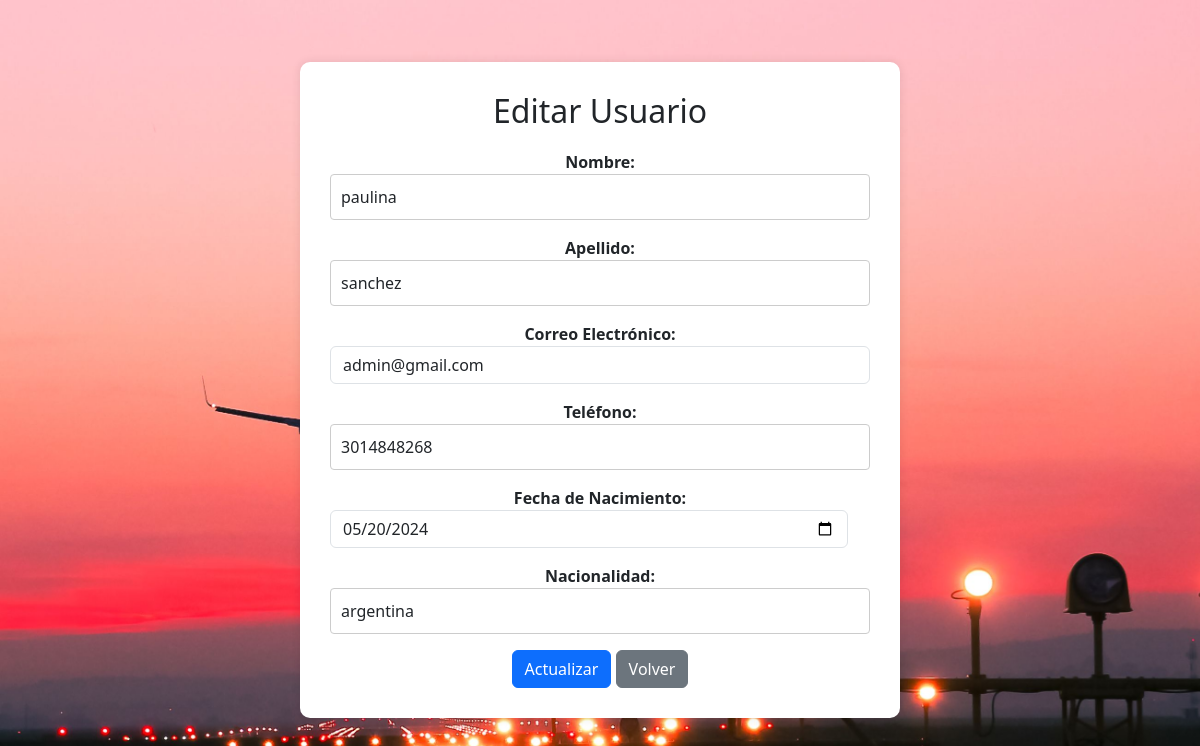
Screenshot of /administrador/editar/editar_usuario.php?id=20 with the database file from the repository.
### tables this page shows
CREATE TABLE `usuario` (
  `id` int(11) NOT NULL,
  `nombre` varchar(100) NOT NULL,
  `apellido` varchar(100) NOT NULL,
  `correo_electronico` varchar(255) DEFAULT NULL,
  `telefono` varchar(20) DEFAULT NULL,
  `fecha_nacimiento` date DEFAULT NULL,
  `nacionalidad` varchar(100) DEFAULT NULL,
  `contrasena` varchar(255) NOT NULL,
  `rol` enum('usuario','administrador') NOT NULL DEFAULT 'usuario'
);

### administrador/editar/editar_usuario.php (the view, shortened to what this page needs)
<!DOCTYPE html>
<html lang="es">
<head>
    <link rel="stylesheet" href="../../assets/css/bootstrap.min.css">
    <link rel="stylesheet" href="../../assets/css/styles.css">
</head>
<body style="background-image: url('../../imagen/fondo8.jpeg'); background-size: cover;">
    <div class="container">
        <h2>Editar Usuario</h2>
        <?php
        include '../../conexion.php';
        if(isset($_GET['id']) && !empty(trim($_GET['id']))) {
            $sql = "SELECT * FROM usuario WHERE id = ?";
            if ($stmt = $conexion->prepare($sql)) {
                $stmt->bind_param("i", $param_id);
                if ($stmt->execute()) {
                    $result = $stmt->get_result();
                    if ($result->num_rows == 1) {
                        $row = $result->fetch_array(MYSQLI_ASSOC);
                        ?>
                        <form action="actualizar/actualizar_usuario.php" method="POST">
                            <div class="form-group mb-3">
                                <label for="nombre">Nombre:</label>
                                <input type="text" class="form-control" id="nombre" name="nombre" value="<?php echo htmlspecialchars($row['nombre']); ?>" required>
                            </div>
                            <div class="form-group mb-3">
                                <label for="apellido">Apellido:</label>
                                <input type="text" class="form-control" id="apellido" name="apellido" value="<?php echo htmlspecialchars($row['apellido']); ?>" required>
                            </div>
                            <div class="form-group mb-3">
                                <label for="correo">Correo Electrónico:</label>
                                <input type="email" class="form-control" id="correo" name="correo" value="<?php echo htmlspecialchars($row['correo_electronico']); ?>" required>
                            </div>
                            <div class="form-group mb-3">
                                <label for="telefono">Teléfono:</label>
                                <input type="text" class="form-control" id="telefono" name="telefono" value="<?php echo htmlspecialchars($row['telefono']); ?>" required>
                            </div>
                            <div class="form-group mb-3">
                                <label for="fecha_nacimiento">Fecha de Nacimiento:</label>
                                <input type="date" class="form-control" id="fecha_nacimiento" name="fecha_nacimiento" value="<?php echo htmlspecialchars($row['fecha_nacimiento']); ?>" required>
                            </div>
                            <div class="form-group mb-3">
                                <label for="nacionalidad">Nacionalidad:</label>
                                <input type="text" class="form-control" id="nacionalidad" name="nacionalidad" value="<?php echo htmlspecialchars($row['nacionalidad']); ?>" required>
                            </div>
                            <button type="submit" class="btn btn-primary">Actualizar</button>
                            <a href="../usuarios.php" class="btn btn-secondary">Volver</a>
                        </form>
                        <?php
                    } else {
                        echo "No se encontró un usuario con ese ID.";
                    }
                } else {
                    echo "Oops! Algo salió mal. Por favor, inténtalo de nuevo más tarde.";
                }
            }
        } else {
            echo "ID de usuario no especificado.";
        }
        ?>
    </div>
</body>
</html>

### assets/css/styles.css (style rules this page uses)
.form-group { margin-bottom: 15px; }
.container { width: 700px; padding: 20px; background-color: #fff; border-radius: 8px; box-shadow: 0 0 10px rgba(0, 0, 0, 0.1); text-align: center; margin-bottom: 20px; }
h2 { margin-top: 0; margin-bottom: 20px; }
.form-group { margin-bottom: 20px; }
label { display: block; font-weight: bold; }
input[type="text"], textarea, select { width: 100%; padding: 10px; border: 1px solid #ccc; border-radius: 4px; box-sizing: border-box; font-size: 16px; }
input[type="date"] { width: calc(100% - 22px); }

### administrador/editar/editar_usuario.php (style rules this page uses)
body { display: flex; justify-content: center; align-items: center; height: 100vh; background-color: #f8f9fa; margin: 0; }
.container { background-color: #ffffff; padding: 30px; border-radius: 10px; box-shadow: 0 0 10px rgba(0, 0, 0, 0.1); width: 80%; max-width: 600px; text-align: center; }

### rows the page displays
usuario: nombre "paulina", apellido "sanchez", correo "admin@gmail.com", telefono "3014848268", fecha_nacimiento "05/20/2024", nacionalidad "argentina"
